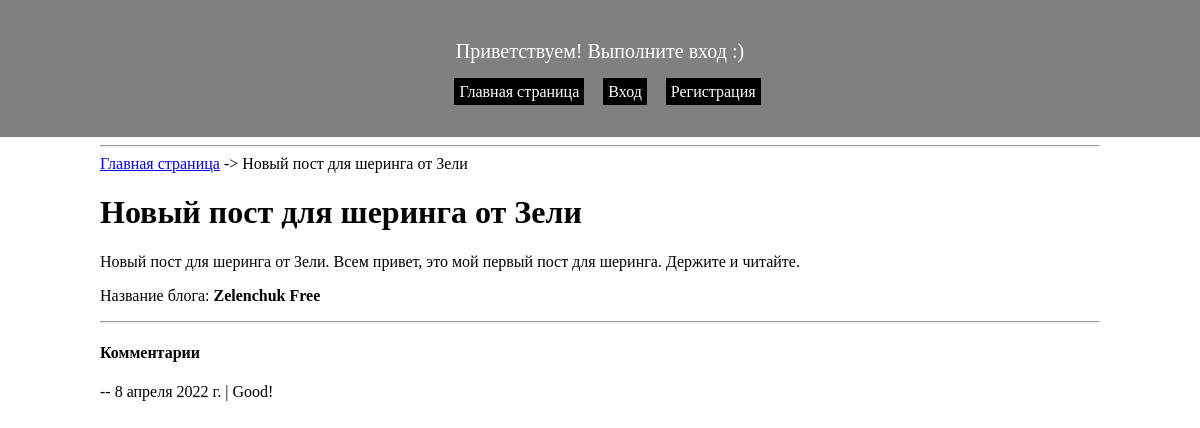
The page /blog/post/5/ on the database its author committed.
### blog/models.py (models this page shows)
class BlogPost(models.Model):
    blog = models.ForeignKey(Blog, on_delete=models.CASCADE)
    title = models.CharField('Заголовок', max_length=500)
    body = models.TextField('Основной текст')
    is_published = models.BooleanField('Опубликован?', default=False)
    slug = models.SlugField(max_length=500, editable=False)
    shared_to = models.ManyToManyField(Blog, related_name='shared_posts')

class Blog(models.Model):
    owner = models.ForeignKey(User, editable=False, on_delete=models.CASCADE)
    title = models.CharField('Заголовок', max_length=500)
    slug = models.CharField(max_length=500, editable=False)

class Comment(models.Model):
    body = models.TextField("Комментарий")
    commented_on = models.ForeignKey(BlogPost, on_delete=models.CASCADE)
    in_reply_to = models.ForeignKey('self', blank=True, null=True, on_delete=models.DO_NOTHING)
    commented_by = models.ForeignKey(User, on_delete=models.DO_NOTHING)
    created_on = models.DateTimeField(auto_now_add=True, editable=False)

### blog/views.py (the view)
# urls.py: path('blog/post/<int:pk>/', PostDetailView.as_view(), name='post_details'),
class PostDetailView(DetailView):
    model = BlogPost
    template_name = 'post_detail.html'
    def get_context_data(self, **kwargs):
        context = super().get_context_data(**kwargs)
        comments = Comment.objects.all()
        context['comments'] = comments
        return context

### blog/templates/post_detail.html
{% extends "base.html" %}
{% block content %}
    <hr>
    <a href="{% url 'home' %}">Главная страница</a> -> {{ object.title }}
<h1>{{ object.title }}</h1>
<p>
    {{ object.body }}
</p>
<p>
    Название блога: <strong>{{ object.blog.title }}</strong>
</p>
<hr>
<h4>Комментарии</h4>
{% for comment in comments %}-- {{ comment.created_on|date }} | {{ comment.body }}{% endfor %}
{% endblock %}

### templates/base.html (style rules this page uses)
body { padding: 0; margin: 0; }

### rows shown on the page
BlogPost: title "Новый пост для шеринга от Зели", body "Новый пост для шеринга от Зели. Всем привет, это мой первый пост для шеринга. Держите и читайте.", blog "Zelenchuk Free"
Comment: created_on "8 апреля 2022 г.", body "Good!"
